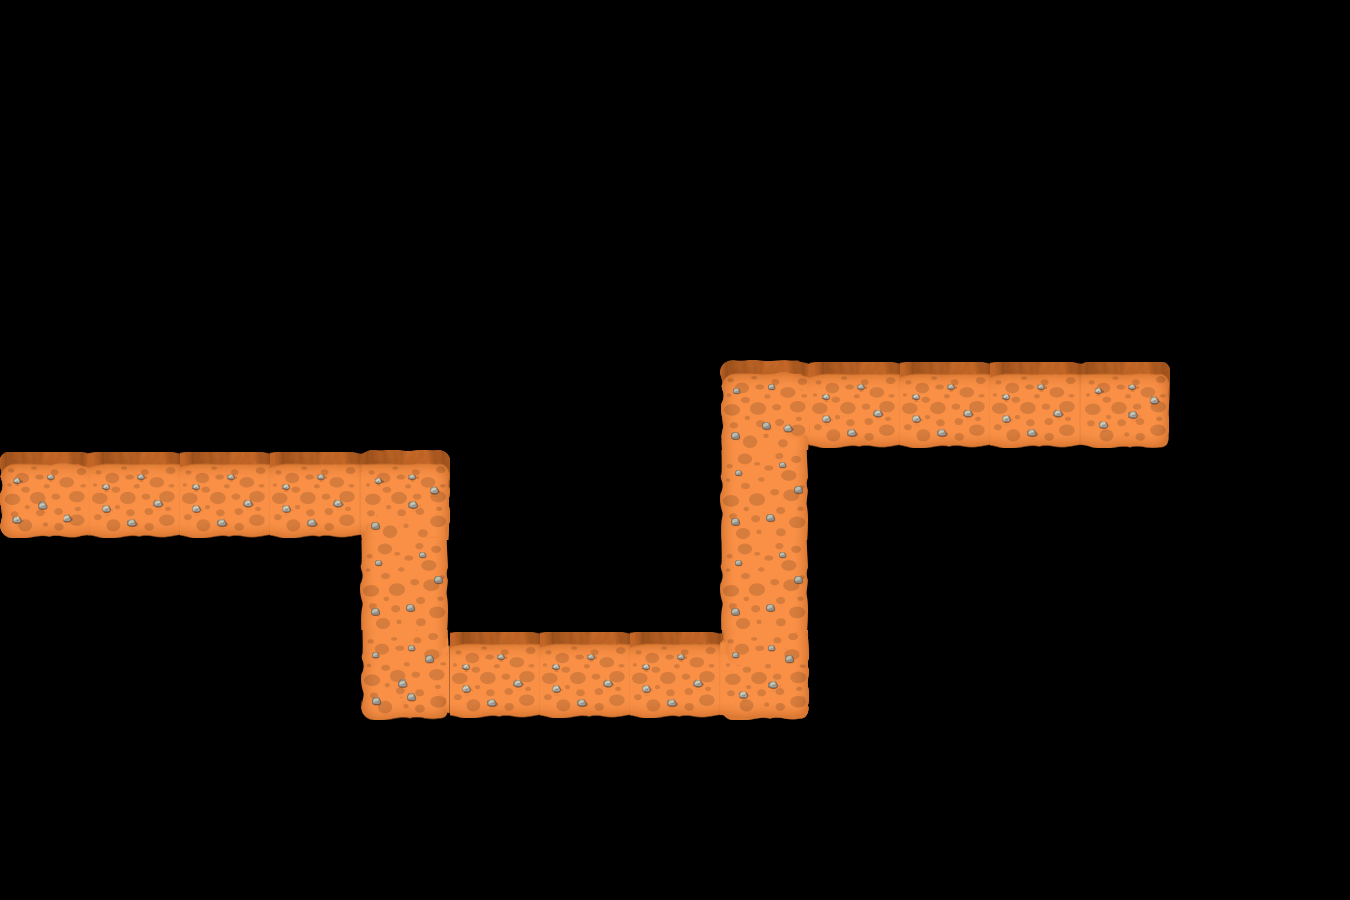

This is a level from a 2D game, rendered from its Tiled map with the project's own tilesets. A one-line summary and the map file follow, with tile-layer data summarised:
An orthogonal 15x10 tile map with 90x90 px tiles, 1 tile layer (EnemyPath) and 7 objects (WalkPoint_0, WalkPoint_1, WalkPoint_2, WalkPoint_3, WalkPoint_4, ...).

<map version="1.0" orientation="orthogonal" renderorder="right-down" width="15" height="10" tilewidth="90" tileheight="90">
 <tileset firstgid="1" name="TD_tiledbase" tilewidth="90" tileheight="90">
  <image source="TD_tiledbase.png" width="400" height="300" />
 </tileset>
 <layer name="EnemyPath" width="15" height="10">
  <data>[150 cells, 77 non-empty, 9 distinct tile ids]</data>
 </layer>
 <objectgroup name="PathObjects">
  <object name="WalkPoint_0" x="-90" y="540" />
  <object name="WalkPoint_1" x="360" y="540" />
  <object name="WalkPoint_2" x="360" y="720" />
  <object name="WalkPoint_3" x="720" y="720" />
  <object name="WalkPoint_4" x="720" y="450" />
  <object name="WalkPoint_5" x="1260" y="450" />
  <object name="Pumpkin" x="1218" y="450" />
 </objectgroup>
</map>